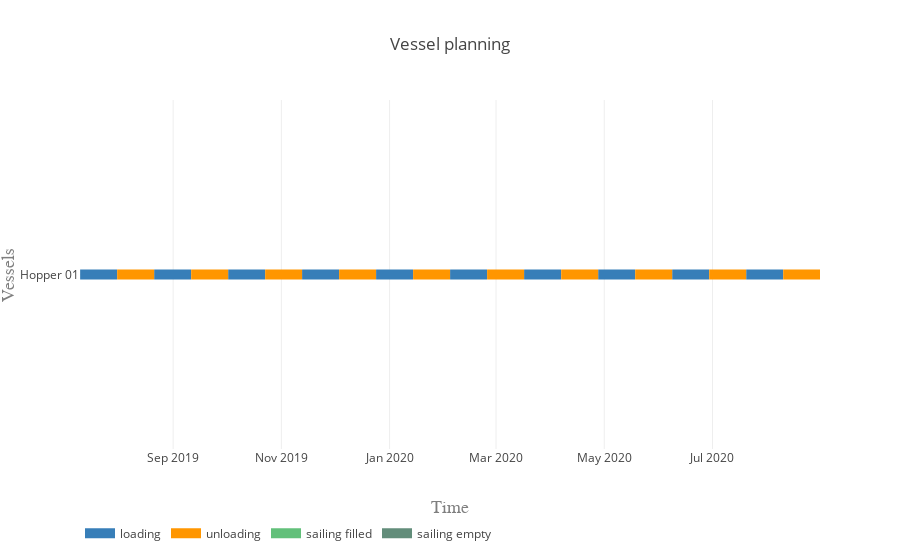

Notebook code for this chart:
### Markdown cell above
#### Vessel planning

### Code cell
vessels = [hopper]

activities = ['loading', 'unloading', 'sailing filled', 'sailing empty']
colors = {0:'rgb(55,126,184)', 1:'rgb(255,150,0)', 2:'rgb(98, 192, 122)', 3:'rgb(98, 141, 122)'}

plot.vessel_planning(vessels, activities, colors)
